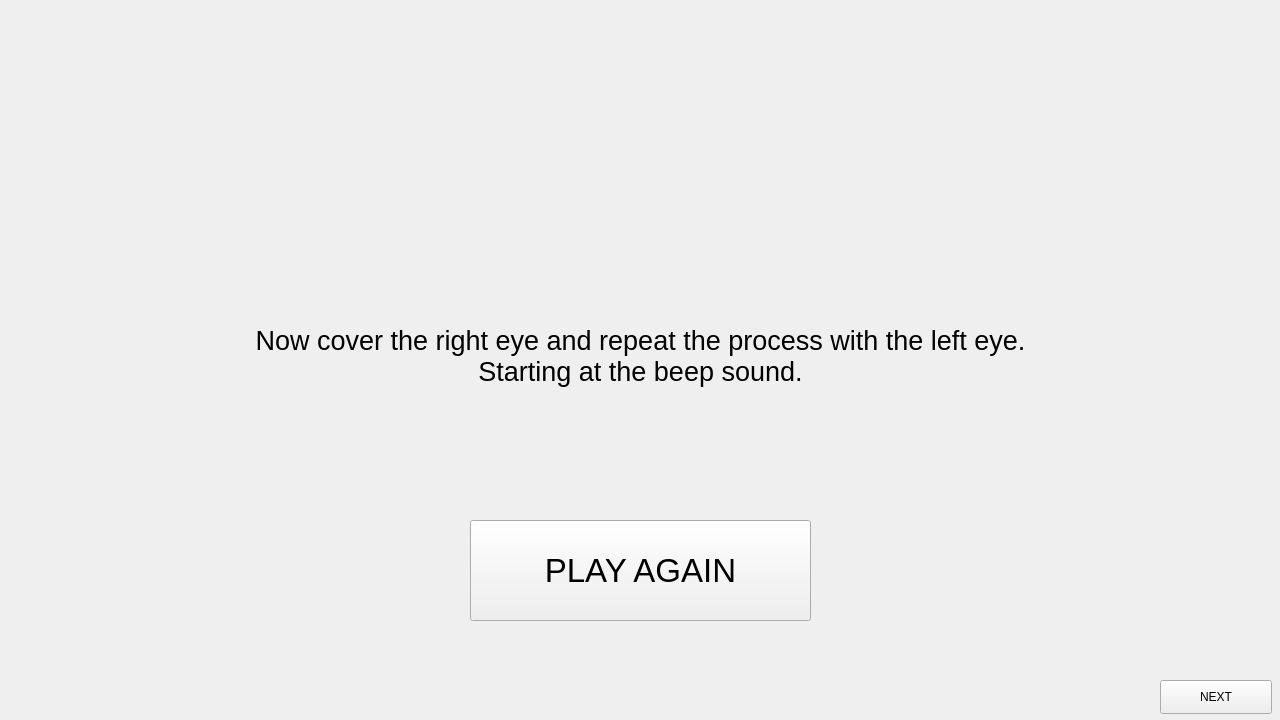
<?xml version="1.0" encoding="UTF-8"?>
<ui version="4.0">
 <class>MainWindow</class>
 <widget class="QMainWindow" name="MainWindow">
  <property name="geometry">
   <rect>
    <x>0</x>
    <y>0</y>
    <width>1280</width>
    <height>720</height>
   </rect>
  </property>
  <property name="windowTitle">
   <string>MainWindow</string>
  </property>
  <widget class="QWidget" name="centralwidget">
   <widget class="QLabel" name="label_10">
    <property name="geometry">
     <rect>
      <x>0</x>
      <y>110</y>
      <width>1281</width>
      <height>491</height>
     </rect>
    </property>
    <property name="font">
     <font>
      <pointsize>20</pointsize>
     </font>
    </property>
    <property name="text">
     <string>Now cover the right eye and repeat the process with the left eye.
Starting at the beep sound.</string>
    </property>
    <property name="alignment">
     <set>Qt::AlignCenter</set>
    </property>
   </widget>
   <widget class="QPushButton" name="pushButton">
    <property name="geometry">
     <rect>
      <x>1160</x>
      <y>680</y>
      <width>112</width>
      <height>34</height>
     </rect>
    </property>
    <property name="text">
     <string>NEXT</string>
    </property>
   </widget>
   <widget class="QPushButton" name="pushButton_3">
    <property name="geometry">
     <rect>
      <x>470</x>
      <y>520</y>
      <width>341</width>
      <height>101</height>
     </rect>
    </property>
    <property name="font">
     <font>
      <pointsize>25</pointsize>
     </font>
    </property>
    <property name="text">
     <string>PLAY AGAIN</string>
    </property>
   </widget>
  </widget>
 </widget>
 <resources/>
 <connections/>
</ui>
